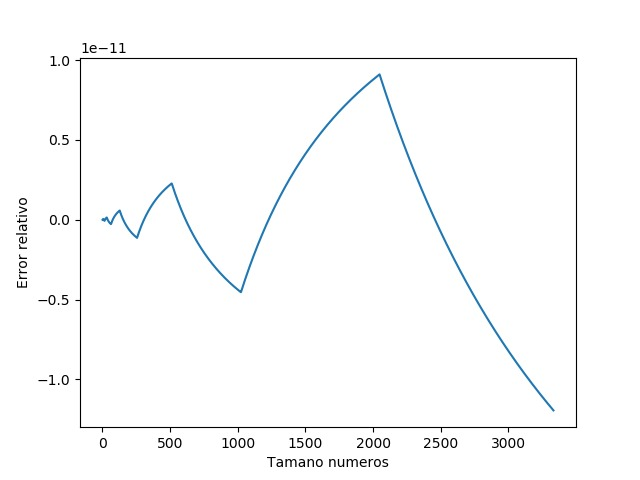

Write the Python code that produced this figure.
import matplotlib.pylab as plt

number = 0
real = 0
count = 0

error_list = []
number_list = []
real_list = []

for i in range(10000):
	number += 1/3	
	count += 1
	if count == 3:
		real += 1
		count = 0
		error = (100*(real - number)/real)
		error_list.append(error)
		real_list.append(real)
		print("Numero Supuesto: " + str(real) + "  Numero real: " + str(number))

plt.plot(real_list, error_list)
plt.xlabel("Tamano numeros")
plt.ylabel("Error relativo")
plt.show()
